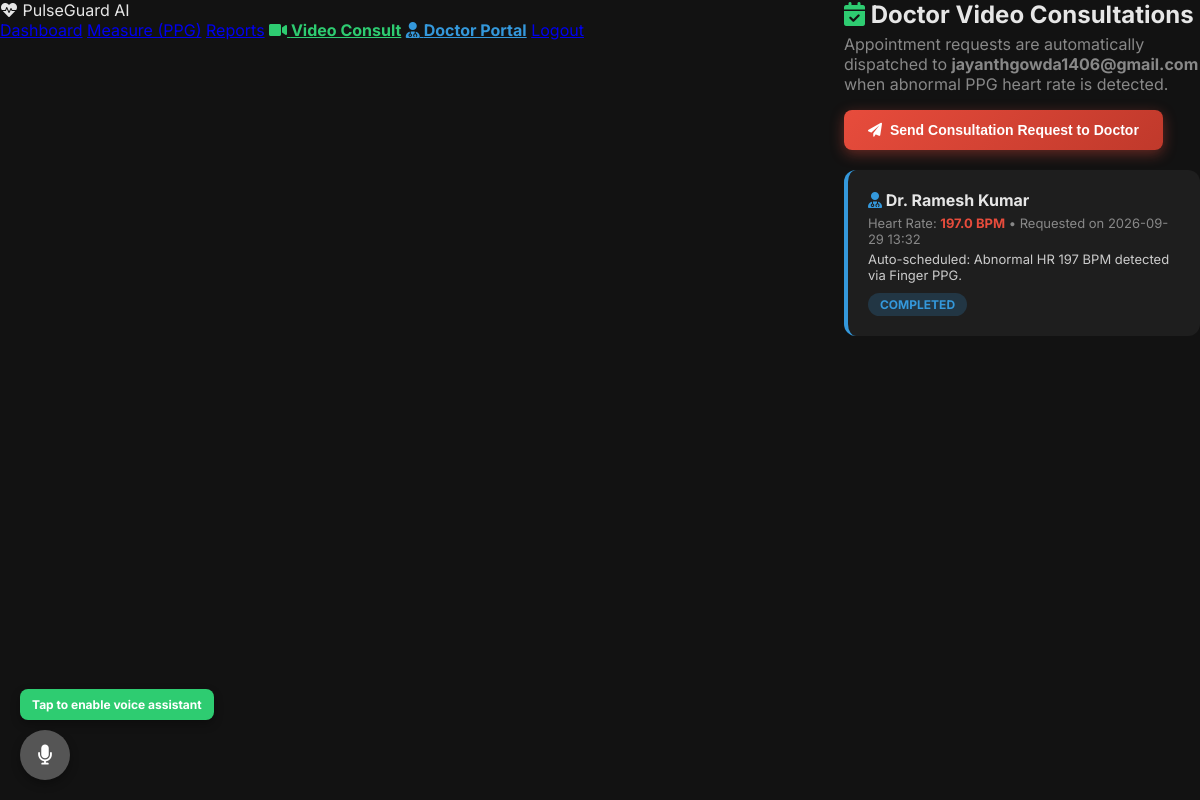
Before: /appointments (signed in) with the older database file.
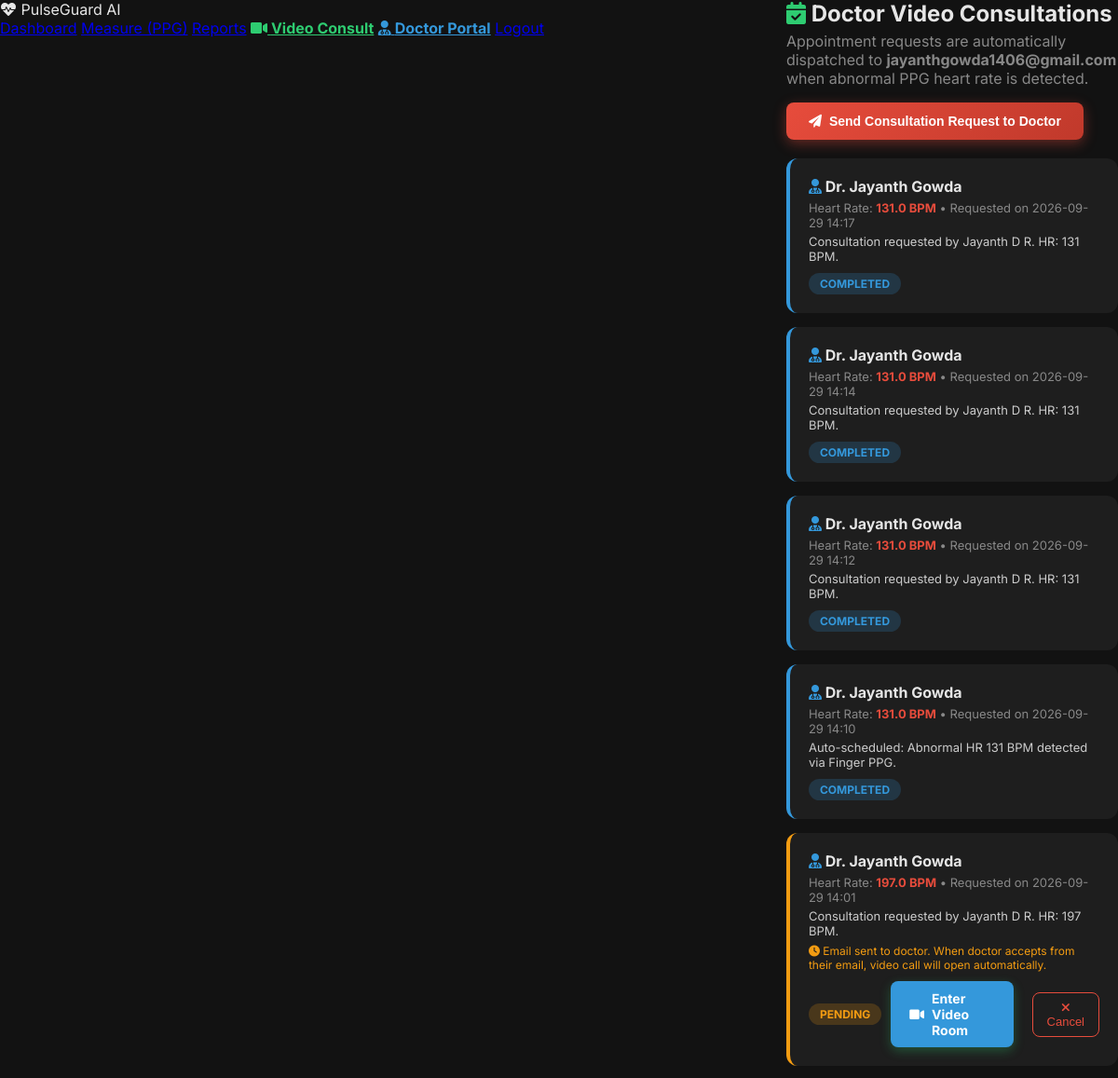
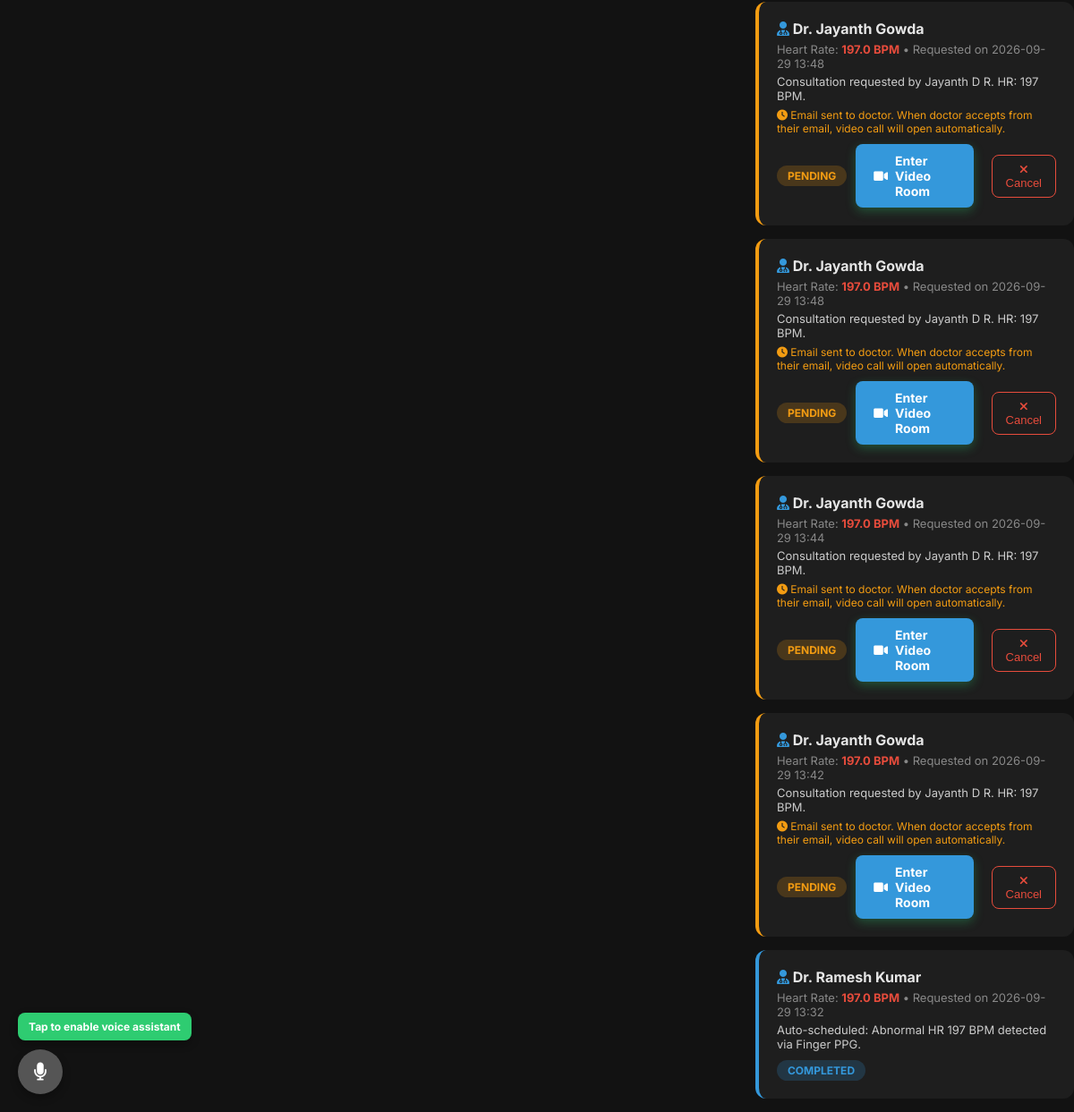
After: the same page with the newer database file (2 pictures, top to bottom).
### app.py (models this page shows)
class DoctorAppointment(db.Model):
    id = db.Column(db.Integer, primary_key=True)
    user_id = db.Column(db.Integer, db.ForeignKey('user.id'), nullable=False)
    created_at = db.Column(db.DateTime, default=datetime.datetime.utcnow)
    trigger_bpm = db.Column(db.Float)
    status = db.Column(db.String(20), default='pending')  # pending, accepted, completed, cancelled
    doctor_name = db.Column(db.String(100), default='Dr. Ramesh Kumar')
    room_id = db.Column(db.String(50))
    notes = db.Column(db.Text)
    patient = db.relationship('User', backref='appointments')

### app.py (the view)
@app.route('/appointments')
@login_required
def appointments_page():
    appts = DoctorAppointment.query.filter_by(user_id=current_user.id).order_by(DoctorAppointment.created_at.desc()).all()
    return render_template('appointments.html', appointments=appts)

### app.py (called while the page is built)
@login_manager.user_loader
def load_user(user_id):
    return User.query.get(int(user_id))

### templates/appointments.html (shortened to what this page needs)
<!DOCTYPE html>
<html lang="en" data-theme="dark">
<head>
  <link rel="stylesheet" href="/static/pulseguard.css">
  <link href="https://cdnjs.cloudflare.com/ajax/libs/font-awesome/6.0.0/css/all.min.css" rel="stylesheet">
</head>
<body>
  <nav class="pg-nav">
    <div class="nav-logo"><i class="fas fa-heartbeat"></i> PulseGuard AI</div>
    <div class="nav-links">
      <a href="/dashboard">Dashboard</a>
      <a href="/heartrate">Measure (PPG)</a>
      <a href="/reports">Reports</a>
      <a href="/appointments" class="active" style="color:#2ecc71; font-weight:700;"><i class="fas fa-video"></i> Video Consult</a>
      <a href="/doctor" style="color:#3498db; font-weight:700;"><i class="fas fa-user-md"></i> Doctor Portal</a>
      <a href="/logout">Logout</a>
    </div>
  </nav>
  <main class="pg-main">
    <div style="display:flex; justify-content:space-between; align-items:flex-start; flex-wrap:wrap; gap:16px; margin-bottom:20px;">
      <div>
        <h2 style="margin:0;"><i class="fas fa-calendar-check" style="color:#2ecc71;"></i> Doctor Video Consultations</h2>
        <p style="color: var(--muted); margin-top:5px;">
          Appointment requests are automatically dispatched to <strong>jayanthgowda1406@gmail.com</strong> when abnormal PPG heart rate is detected.
        </p>
      </div>
      <div>
        <button class="req-btn" id="req-consult-btn" onclick="requestDoctorConsultation()">
          <i class="fas fa-paper-plane"></i> Send Consultation Request to Doctor
        </button>
      </div>
    </div>
    {% if appointments %}
      <div id="appointments-list">
        {% for a in appointments %}
        <div class="appt-card {{ a.status }}" id="appt-card-{{ a.id }}" data-status="{{ a.status }}" data-room="{{ a.room_id }}">
          <div style="display: flex; justify-content: space-between; align-items: center; flex-wrap: wrap; gap: 10px;">
            <div>
              <div style="font-weight: 700; font-size: 16px;">
                <i class="fas fa-user-md" style="color:#3498db;"></i> {{ a.doctor_name }}
              </div>
              <div style="font-size: 13px; color: var(--muted); margin-top: 5px;">
                Heart Rate: <b style="color: #e74c3c;">{{ a.trigger_bpm | round }} BPM</b> &bull; Requested on {{ a.created_at.strftime('%Y-%m-%d %H:%M') }}
              </div>
              <div style="font-size: 13px; color: #cccccc; margin-top: 4px;">{{ a.notes }}</div>
              {% if a.status == 'pending' %}
              <div style="font-size: 12px; color: #f39c12; margin-top: 6px;">
                <i class="fas fa-clock"></i> Email sent to doctor. When doctor accepts from their email, video call will open automatically.
              </div>
              {% endif %}
            </div>
            <div style="display: flex; align-items: center; gap: 10px;">
              <span class="status-badge status-{{ a.status }}" id="badge-{{ a.id }}">{{ a.status }}</span>
              {% if a.status == 'pending' %}
                <a href="/videochat/{{ a.room_id }}?role=patient" class="join-btn" style="background:#3498db;" id="join-btn-{{ a.id }}">
                  <i class="fas fa-video"></i> Enter Video Room
                </a>
                <button class="cancel-btn" onclick="cancelAppt({{ a.id }})"><i class="fas fa-times"></i> Cancel</button>
              {% endif %}
            </div>
          </div>
        </div>
        {% endfor %}
      </div>
    {% endif %}
  </main>
</body>
</html>

Changed rows visible on the page:
added DoctorAppointment: doctor_name "Dr. Jayanth Gowda", trigger_bpm "131.0", created_at "2026-09-29 14:17", notes "Consultation requested by Jayanth D R. HR: 131 BPM.", status "COMPLETED"
added DoctorAppointment: doctor_name "Dr. Jayanth Gowda", trigger_bpm "131.0", created_at "2026-09-29 14:14", notes "Consultation requested by Jayanth D R. HR: 131 BPM.", status "COMPLETED"
added DoctorAppointment: doctor_name "Dr. Jayanth Gowda", trigger_bpm "131.0", created_at "2026-09-29 14:12", notes "Consultation requested by Jayanth D R. HR: 131 BPM.", status "COMPLETED"
added DoctorAppointment: doctor_name "Dr. Jayanth Gowda", trigger_bpm "131.0", created_at "2026-09-29 14:10", notes "Auto-scheduled: Abnormal HR 131 BPM detected via Finger PPG.", status "COMPLETED"
added DoctorAppointment: doctor_name "Dr. Jayanth Gowda", trigger_bpm "197.0", created_at "2026-09-29 14:01", notes "Consultation requested by Jayanth D R. HR: 197 BPM.", shows "Email sent to doctor. When doctor accepts from their email, video call will open automatically.", status "PENDING"
added DoctorAppointment: doctor_name "Dr. Jayanth Gowda", trigger_bpm "197.0", created_at "2026-09-29 13:48", notes "Consultation requested by Jayanth D R. HR: 197 BPM.", shows "Email sent to doctor. When doctor accepts from their email, video call will open automatically.", status "PENDING"
added DoctorAppointment: doctor_name "Dr. Jayanth Gowda", trigger_bpm "197.0", created_at "2026-09-29 13:48", notes "Consultation requested by Jayanth D R. HR: 197 BPM.", shows "Email sent to doctor. When doctor accepts from their email, video call will open automatically.", status "PENDING"
added DoctorAppointment: doctor_name "Dr. Jayanth Gowda", trigger_bpm "197.0", created_at "2026-09-29 13:44", notes "Consultation requested by Jayanth D R. HR: 197 BPM.", shows "Email sent to doctor. When doctor accepts from their email, video call will open automatically.", status "PENDING"
added DoctorAppointment: doctor_name "Dr. Jayanth Gowda", trigger_bpm "197.0", created_at "2026-09-29 13:42", notes "Consultation requested by Jayanth D R. HR: 197 BPM.", shows "Email sent to doctor. When doctor accepts from their email, video call will open automatically.", status "PENDING"
